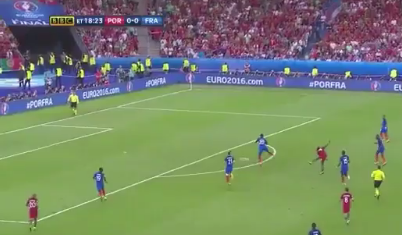
#> input picture Ejercicio RECTIF/gol-eder.png, 402 x 235 px
$ python rectif2.py
#> lines starting #> are read from the running program, lines starting #| are printed output that depends on the picture
import numpy as np
import cv2   as cv

import matplotlib.pyplot as plt
from umucv.stream import autoStream
import math


def readrgb(file):
#> called with file = 'gol-eder.png'
    return cv.cvtColor( cv.imread(file), cv.COLOR_BGR2RGB)


black = True
img = readrgb('gol-eder.png')
img[:, :, [0, 2]] = img[:, :, [2, 0]]
#> img is the input picture: shape (235, 402, 3); mean B, G, R 105.7, 134.1, 120.2
p1=()
p2=()

view = np.array([
        [-225,193],
        [116,107],
        [316,118],
        [32,222]
        ])

real = np.array([
    [  50.,   280.],
    [ 320.,   280.],
    [ 320.,  500.],
    [  50.,  500.]])


H,_ = cv.findHomography(view, real)
rec = cv.warpPerspective(img,H,(800,600))
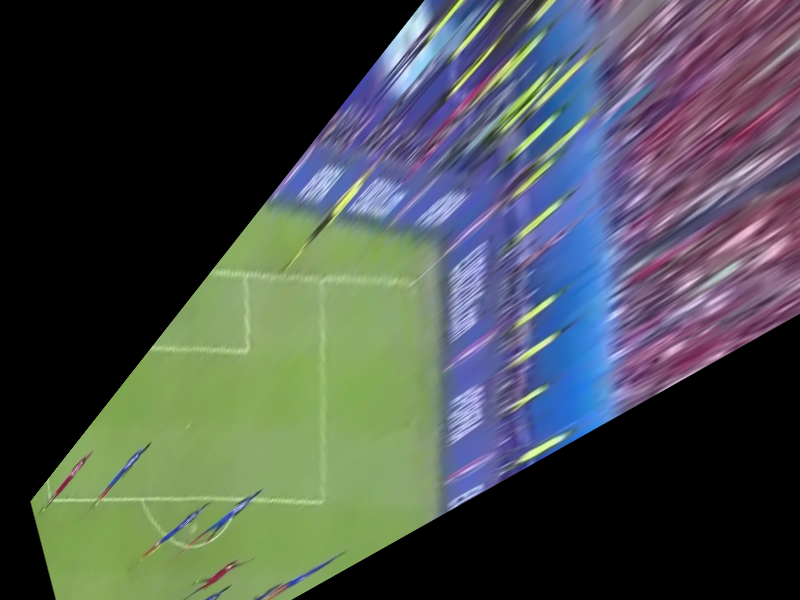
#> rec: shape (600, 800, 3); mean B, G, R 76.1, 77.4, 70.8
click1 = True
click2 = False
x1=0
y1=0
x2=0
y2=0

def manejador(event, x, y, flags, param):
    global click1
    global click2
    global x1
    global y1
    global x2
    global y2
    global band
    global p1
    global p2
    if event == cv.EVENT_LBUTTONDOWN:
        #print(str(x)+","+str(y))
        if click1:

            punto_original = np.array([[x, y]], dtype=np.float32)
            punto_original = np.reshape(punto_original, (1, 1, 2))
            punto_rectificada = cv.perspectiveTransform(punto_original, H)
            x1 = punto_rectificada[0][0][0]
            y1 = punto_rectificada[0][0][1]
            click1 = False
            click2 = True
            band = False
            p1=(x,y)
        elif click2:
            p2 = (x,y)
            punto_original = np.array([[x, y]], dtype=np.float32)
            punto_original = np.reshape(punto_original, (1, 1, 2))
            punto_rectificada = cv.perspectiveTransform(punto_original, H)
            x2 = punto_rectificada[0][0][0]
            y2 = punto_rectificada[0][0][1]
            click2 = False
            click1 = True
            band = True

cv.namedWindow("imagen")
#cv.namedWindow("rec")
#cv.setMouseCallback("rec", manejador)
cv.setMouseCallback("imagen", manejador)
band = False
#> (the run stopped early here; a loop or call above may not have finished)

$ run again, with Ejercicio RECTIF/coins.png copied over Ejercicio RECTIF/gol-eder.png
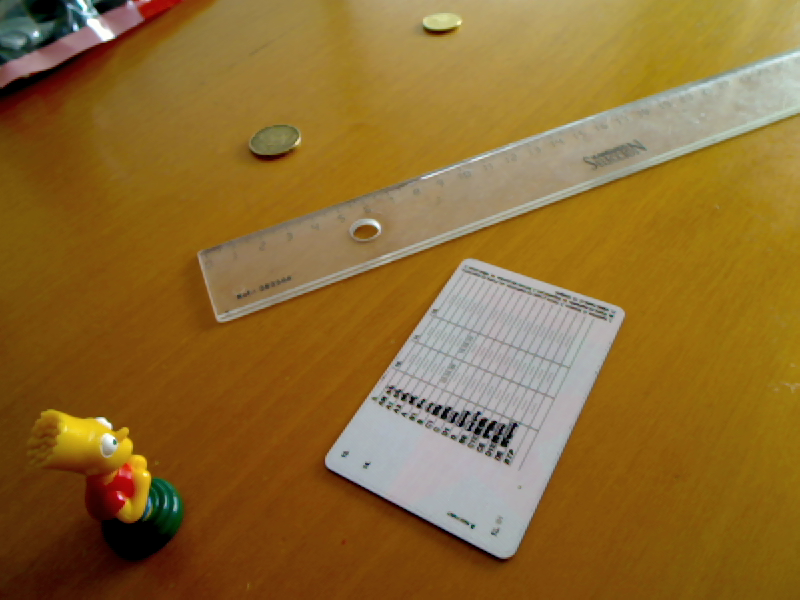
#> input picture Ejercicio RECTIF/coins.png, 800 x 600 px
#> img is the input picture: shape (600, 800, 3); mean B, G, R 48.3, 106.5, 141.1
#> `rec = cv.warpPerspective(img,H,(800,600))`:
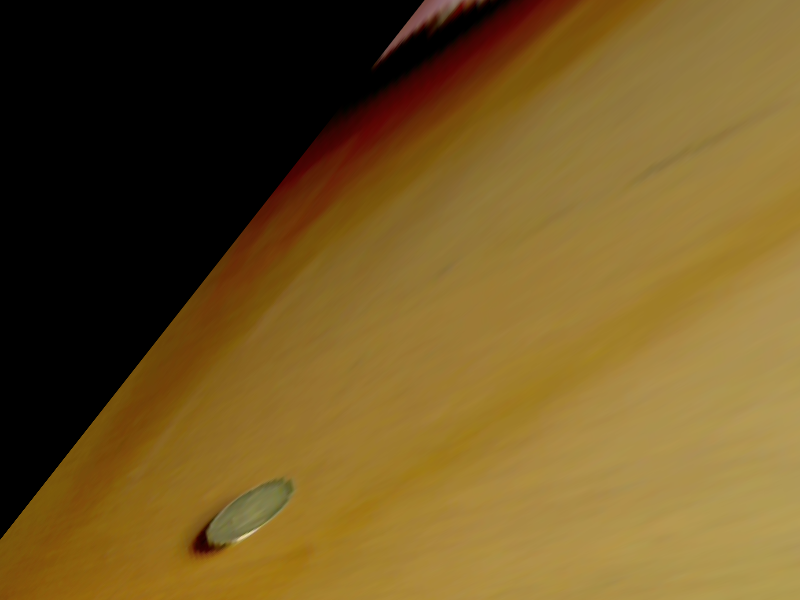
#> rec: shape (600, 800, 3); mean B, G, R 35.3, 85.6, 111.5
